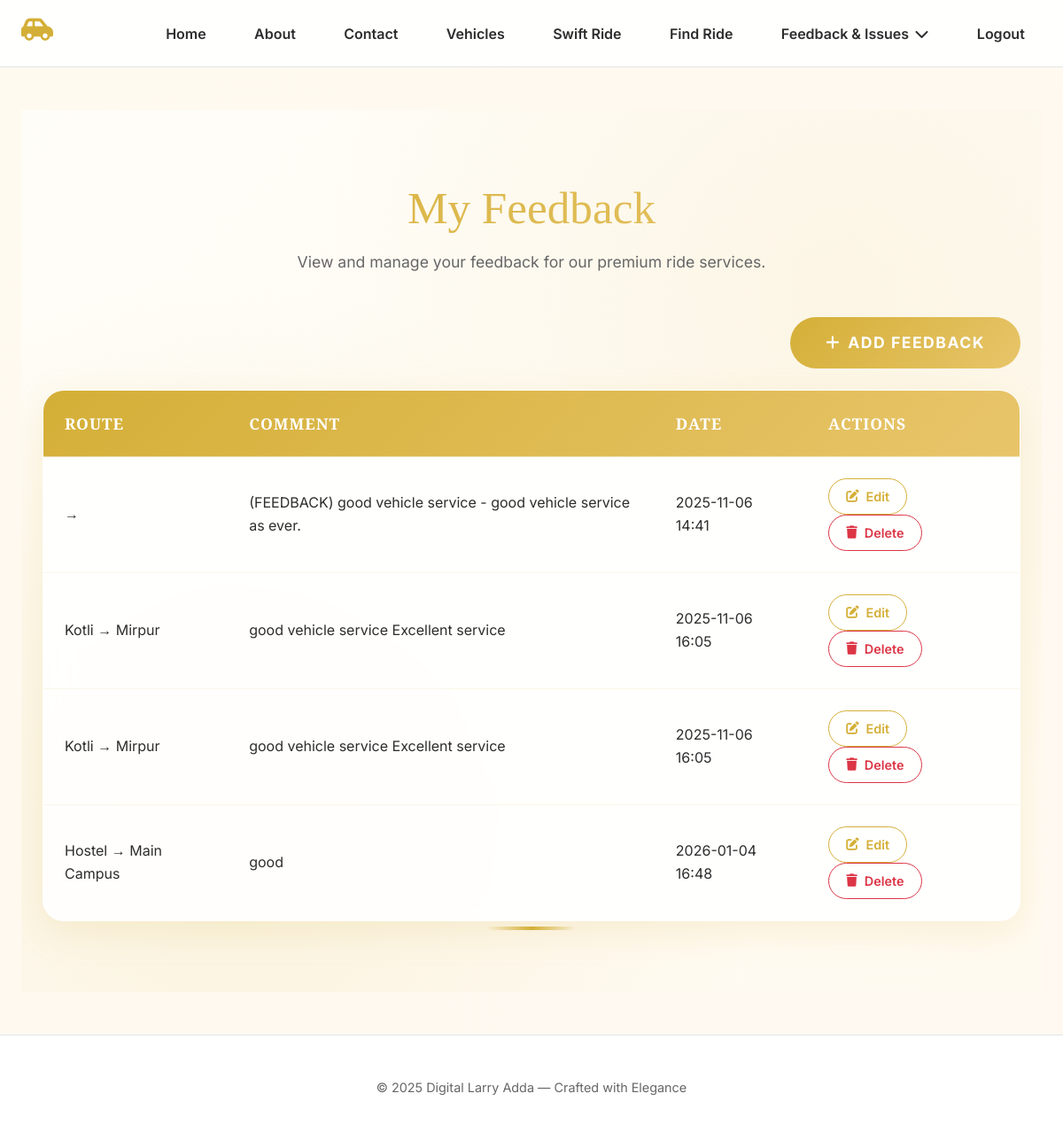
/feedbacks/ (signed in), run on the app's committed database.
### main/models.py (models this page shows, shortened)
class Feedback(models.Model):
    user = models.ForeignKey(CustomUser, on_delete=models.CASCADE)
    route = models.ForeignKey(Route, on_delete=models.CASCADE, null=True, blank=True)  # ✅ allow null
    rating = models.IntegerField(
        validators=[MinValueValidator(1), MaxValueValidator(5)],
        help_text="Rate from 1 (poor) to 5 (excellent)"
    )
    comment = models.TextField(max_length=500, blank=True)
    created_at = models.DateTimeField(auto_now_add=True)

class Route(models.Model):
    vehicle = models.ForeignKey(Vehicle, on_delete=models.CASCADE)
    manager = models.ForeignKey(CustomUser, on_delete=models.CASCADE, related_name='managed_routes')
    start_location = models.CharField(max_length=100)
    end_location = models.CharField(max_length=100)
    departure_time = models.DateTimeField()
    arrival_time = models.DateTimeField()
    fare = models.DecimalField(max_digits=10, decimal_places=2)
    vip_seats = models.PositiveIntegerField(default=0)
    std_seats = models.PositiveIntegerField(default=0)
    image = models.ImageField(upload_to='route_images/', null=True, blank=True)

### main/views.py (the view)
# urls.py: path('feedbacks/', views.feedback_list, name='feedback_list'),
@login_required
def feedback_list(request):
    feedbacks = Feedback.objects.filter(user=request.user)
    return render(request, 'feedback/feedback_list.html', {'feedbacks': feedbacks})

### main/templates/feedback/feedback_list.html (shortened to what this page needs)
{% extends 'base.html' %}
{% load static %}
{% block content %}
<section class="feedback-section">
  <div class="feedback-container">
    <div class="section-header">
      <h2>My Feedback</h2>
      <p>View and manage your feedback for our premium ride services.</p>
    </div>
    <div class="d-flex justify-content-end align-items-center mb-4">
      <a href="{% url 'feedback_add' %}" class="btn-golden" aria-label="Add new feedback">
        <i class="fas fa-plus"></i> Add Feedback
      </a>
    </div>
    {% if feedbacks %}
    <table class="feedback-table" role="grid">
      <thead>
        <tr>
          <th scope="col">Route</th>
          <th scope="col">Comment</th>
          <th scope="col">Date</th>
          <th scope="col">Actions</th>
        </tr>
      </thead>
      <tbody>
        {% for f in feedbacks %}
        <tr>
          <td>{{ f.route.start_location }} → {{ f.route.end_location }}</td>
          <td>{{ f.comment }}</td>
          <td>{{ f.created_at|date:"Y-m-d H:i" }}</td>
          <td>
            <a href="{% url 'feedback_edit' f.id %}" class="btn-outline-gold me-2" aria-label="Edit feedback">
              <i class="fas fa-edit"></i> Edit
            </a>
            <form action="{% url 'feedback_delete' f.id %}" method="POST" style="display:inline;">
              <button type="submit" class="btn-outline-danger" aria-label="Delete feedback" onclick="return confirm('Are you sure you want to delete this feedback?')">
                <i class="fas fa-trash"></i> Delete
              </button>
            </form>
          </td>
        </tr>
        {% endfor %}
      </tbody>
    </table>
    {% else %}
    <div class="alert-gold" role="alert">
      No feedback submitted yet. <a href="{% url 'feedback_add' %}" class="alert-link">Share your experience now!</a>
    </div>
    {% endif %}
  </div>
</section>
{% endblock %}

### main/templates/base.html (style rules this page uses)
:root { --gold: #d4af37; --gold-light: #e8c56a; --cream: #fffaf0; --charcoal: #2d2d2d; --border: #e5e5e5; --shadow: 0 8px 32px rgba(212, 175, 55, 0.1); --shadow-hover: 0 16px 48px rgba(212, 175, 55, 0.2); }
body { font-family: "Inter", sans-serif; background: linear-gradient(135deg, var(--cream) 0%, #fff8f0 100%); color: var(--charcoal); margin: 0; }

### data on the page
Feedback: comment "(FEEDBACK) good vehicle service - good vehicle service as ever.", created_at "2025-11-06 14:41"
Feedback: route.start_location "Kotli", route.end_location "Mirpur", comment "good vehicle service Excellent service", created_at "2025-11-06 16:05"
Feedback: route.start_location "Kotli", route.end_location "Mirpur", comment "good vehicle service Excellent service", created_at "2025-11-06 16:05"
Feedback: route.start_location "Hostel", route.end_location "Main Campus", comment "good", created_at "2026-01-04 16:48"
